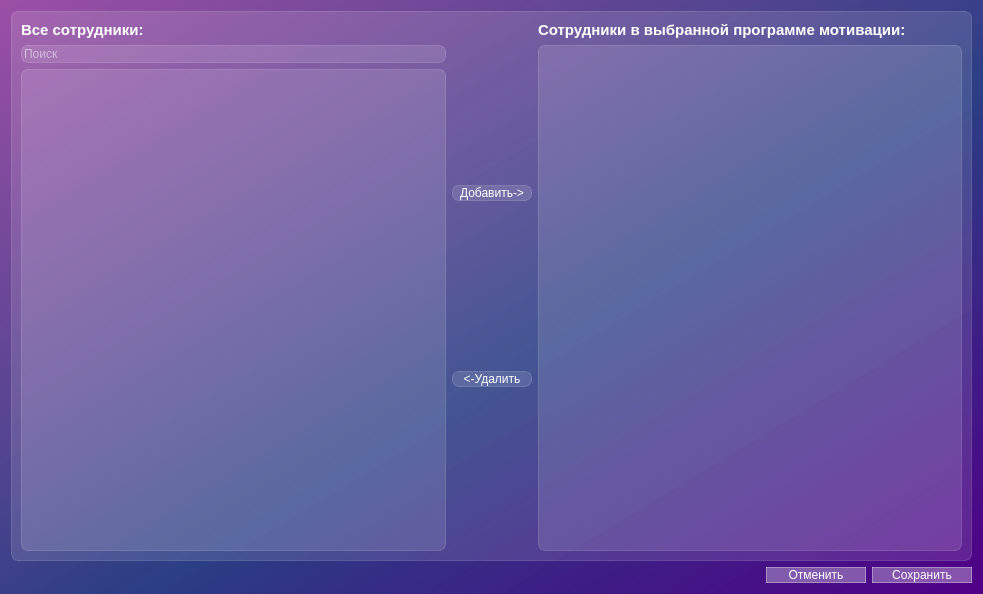
<?xml version="1.0" encoding="UTF-8"?>
<ui version="4.0">
 <class>Dialog</class>
 <widget class="QDialog" name="Dialog">
  <property name="geometry">
   <rect>
    <x>0</x>
    <y>0</y>
    <width>983</width>
    <height>594</height>
   </rect>
  </property>
  <property name="windowTitle">
   <string>Dialog</string>
  </property>
  <property name="styleSheet">
   <string notr="true">background-color: qlineargradient(spread:pad, x1:1, y1:1, x2:0, y2:0, stop:0 rgba(81, 0, 135, 255), stop:0.427447 rgba(41, 61, 132, 235), stop:1 rgba(155, 79, 165, 255));

color: white;</string>
  </property>
  <layout class="QGridLayout" name="gridLayout">
   <item row="0" column="0" colspan="4">
    <widget class="QFrame" name="frame_edit_employees_in_role">
     <property name="styleSheet">
      <string notr="true">background-color: rgba(255, 255, 255, 30);
border: 1px solid rgba(255, 255, 255, 40);
border-radius: 7px;
color: white;</string>
     </property>
     <layout class="QHBoxLayout" name="horizontalLayout" stretch="0,1,0">
      <item>
       <layout class="QVBoxLayout" name="layout_all_employees">
        <item>
         <widget class="QLabel" name="label_all_employees">
          <property name="styleSheet">
           <string notr="true">color: white;
font-weight: bold;
font-size: 11pt;
background-color: none;
border: none;</string>
          </property>
          <property name="text">
           <string>Все сотрудники:</string>
          </property>
         </widget>
        </item>
        <item>
         <widget class="QLineEdit" name="search_all_employees">
          <property name="placeholderText">
           <string>Поиск</string>
          </property>
         </widget>
        </item>
        <item>
         <widget class="QTableWidget" name="table_all_employees">
          <property name="styleSheet">
           <string notr="true">QTableWidget {
        gridline-color: rgba(255, 255, 255, 70);
    }
    QHeaderView::section {
        padding: 3px;  
    }</string>
          </property>
          <property name="editTriggers">
           <set>QAbstractItemView::EditTrigger::NoEditTriggers</set>
          </property>
          <property name="dragEnabled">
           <bool>true</bool>
          </property>
          <property name="dragDropOverwriteMode">
           <bool>false</bool>
          </property>
          <property name="dragDropMode">
           <enum>QAbstractItemView::DragDropMode::DragDrop</enum>
          </property>
          <property name="defaultDropAction">
           <enum>Qt::DropAction::MoveAction</enum>
          </property>
          <property name="alternatingRowColors">
           <bool>true</bool>
          </property>
          <property name="selectionBehavior">
           <enum>QAbstractItemView::SelectionBehavior::SelectRows</enum>
          </property>
          <property name="sortingEnabled">
           <bool>true</bool>
          </property>
          <attribute name="horizontalHeaderStretchLastSection">
           <bool>true</bool>
          </attribute>
          <attribute name="verticalHeaderVisible">
           <bool>false</bool>
          </attribute>
         </widget>
        </item>
       </layout>
      </item>
      <item>
       <layout class="QVBoxLayout" name="add_delete_employees_buttons">
        <item>
         <widget class="QPushButton" name="button_add_to_role">
          <property name="maximumSize">
           <size>
            <width>80</width>
            <height>16777215</height>
           </size>
          </property>
          <property name="styleSheet">
           <string notr="true">QPushButton:hover {
background-color: rgba(255, 255, 255, 40)
}

QPushButton:pressed {
background-color: rgba(255, 255, 255, 70)
}</string>
          </property>
          <property name="text">
           <string>Добавить-&gt;</string>
          </property>
          <property name="flat">
           <bool>false</bool>
          </property>
         </widget>
        </item>
        <item>
         <widget class="QPushButton" name="button_delete_from_role">
          <property name="maximumSize">
           <size>
            <width>80</width>
            <height>16777215</height>
           </size>
          </property>
          <property name="styleSheet">
           <string notr="true">QPushButton:hover {
background-color: rgba(255, 255, 255, 40)
}

QPushButton:pressed {
background-color: rgba(255, 255, 255, 70)
}</string>
          </property>
          <property name="text">
           <string>&lt;-Удалить</string>
          </property>
         </widget>
        </item>
       </layout>
      </item>
      <item>
       <layout class="QVBoxLayout" name="layout_role_employees">
        <item>
         <widget class="QLabel" name="label_employees_in_role">
          <property name="styleSheet">
           <string notr="true">color: white;
font-weight: bold;
font-size: 11pt;
background-color: none;
border: none;</string>
          </property>
          <property name="text">
           <string>Сотрудники в выбранной программе мотивации:</string>
          </property>
         </widget>
        </item>
        <item>
         <widget class="QTableWidget" name="table_role_employees">
          <property name="styleSheet">
           <string notr="true">QTableWidget {
        gridline-color: rgba(255, 255, 255, 70);
    }
    QHeaderView::section {
        padding: 3px;  
    }</string>
          </property>
          <property name="editTriggers">
           <set>QAbstractItemView::EditTrigger::NoEditTriggers</set>
          </property>
          <property name="dragEnabled">
           <bool>true</bool>
          </property>
          <property name="dragDropOverwriteMode">
           <bool>false</bool>
          </property>
          <property name="dragDropMode">
           <enum>QAbstractItemView::DragDropMode::DragDrop</enum>
          </property>
          <property name="defaultDropAction">
           <enum>Qt::DropAction::MoveAction</enum>
          </property>
          <property name="selectionBehavior">
           <enum>QAbstractItemView::SelectionBehavior::SelectRows</enum>
          </property>
          <attribute name="horizontalHeaderShowSortIndicator" stdset="0">
           <bool>true</bool>
          </attribute>
          <attribute name="horizontalHeaderStretchLastSection">
           <bool>true</bool>
          </attribute>
          <attribute name="verticalHeaderVisible">
           <bool>false</bool>
          </attribute>
         </widget>
        </item>
       </layout>
      </item>
     </layout>
    </widget>
   </item>
   <item row="1" column="3">
    <widget class="QPushButton" name="button_save">
     <property name="maximumSize">
      <size>
       <width>100</width>
       <height>16777215</height>
      </size>
     </property>
     <property name="styleSheet">
      <string notr="true">QPushButton {
background-color: rgba(255, 255, 255, 80);
border: 1 solid rgba(255, 255, 255, 80);
}

QPushButton:hover {
background-color: rgba(255, 255, 255, 40)
}

QPushButton:pressed {
background-color: rgba(255, 255, 255, 70)
}</string>
     </property>
     <property name="text">
      <string>Сохранить</string>
     </property>
    </widget>
   </item>
   <item row="1" column="2">
    <widget class="QPushButton" name="button_cancel">
     <property name="maximumSize">
      <size>
       <width>100</width>
       <height>16777215</height>
      </size>
     </property>
     <property name="styleSheet">
      <string notr="true">QPushButton {
background-color: rgba(255, 255, 255, 80);
border: 1 solid rgba(255, 255, 255, 80);
}

QPushButton:hover {
background-color: rgba(255, 255, 255, 40)
}

QPushButton:pressed {
background-color: rgba(255, 255, 255, 70)
}</string>
     </property>
     <property name="text">
      <string>Отменить</string>
     </property>
     <property name="flat">
      <bool>false</bool>
     </property>
    </widget>
   </item>
  </layout>
 </widget>
 <resources/>
 <connections/>
</ui>
